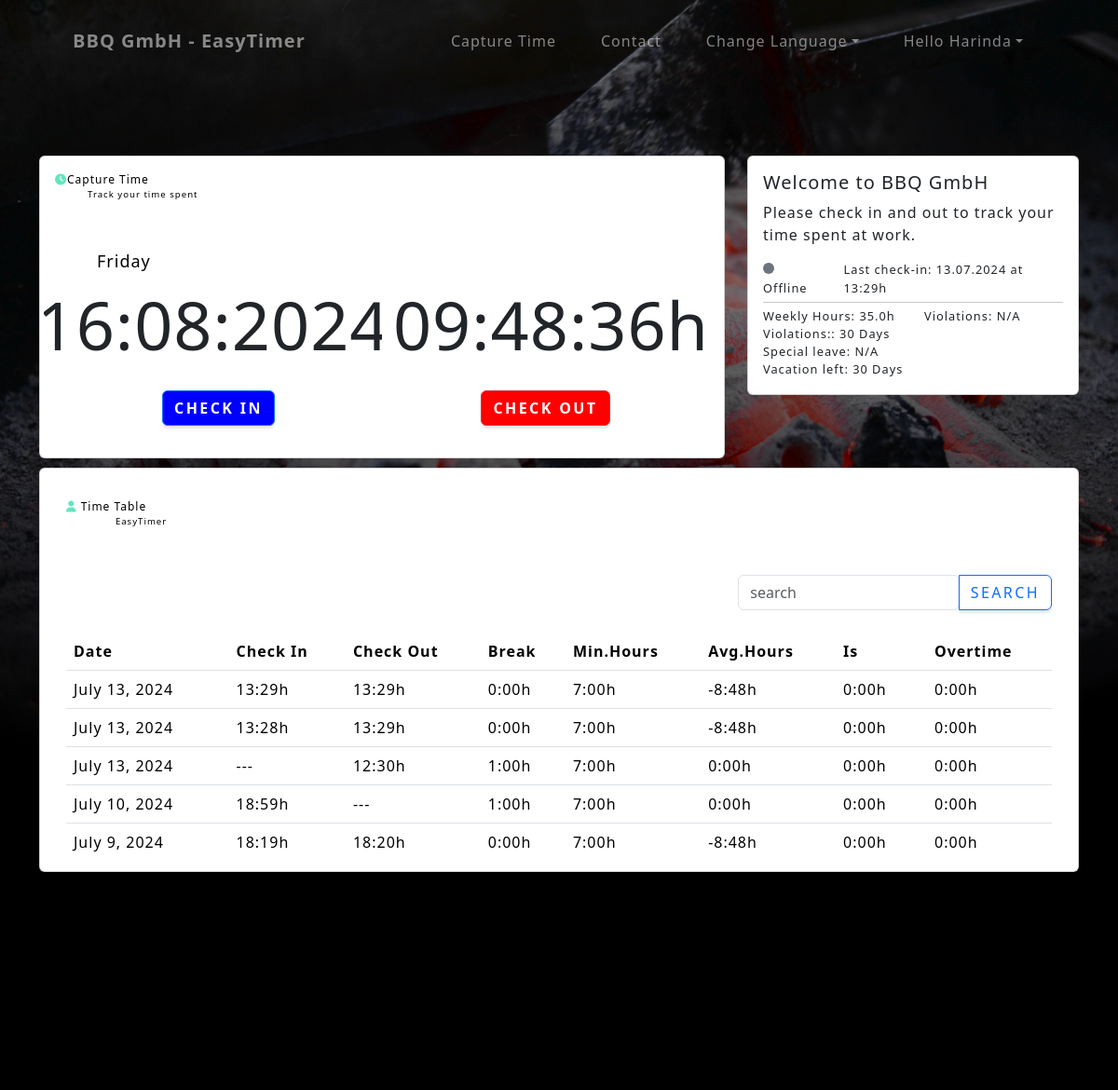
The page /home/ (signed in, upper part) on the database as committed earlier.
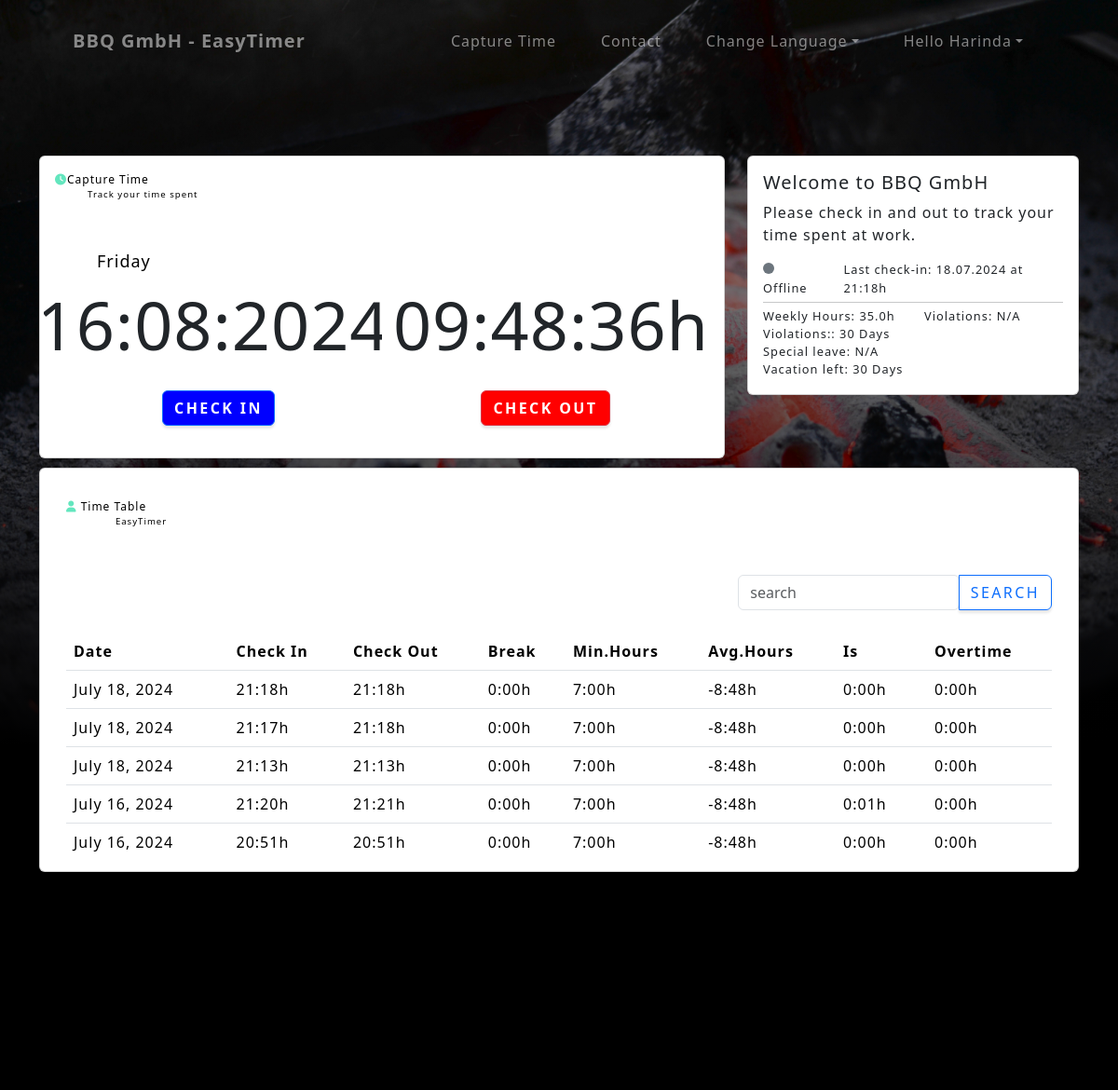
The same page on the database as committed later.
### bbq_gmbh_app/models.py (models this page shows, shortened)
class Arbeitsstunden(models.Model):
    PAUSE_CHOICES = [
    (timedelta(hours=1), '1:00'),
    (timedelta(minutes=45), '0:45'),
    (timedelta(minutes=30), '0:30'),
    (timedelta(minutes=15), '0:15'),
    (timedelta(minutes=0), '0:00'),
    ]
    mitarbeiter = models.ForeignKey(Mitarbeiter, on_delete=models.CASCADE)
    datum = models.DateField(blank=True, null=True)
    beginn = models.TimeField(blank=True, null=True)
    ende = models.TimeField(blank=True, null=True)
    status = models.BooleanField(default=False)
    pause = models.DurationField(choices=PAUSE_CHOICES, default=timedelta(hours=1))
    arbeitszeitTag = models.DurationField(default=timedelta())
    minArbeitszeitTag = models.DurationField(default=timedelta())
    maxArbeitszeitTag = models.DurationField(default=timedelta(hours=10))
    averageArbeitszeit = models.DurationField(default=timedelta())
    gleitzeitTag = models.DurationField(default=timedelta())
    ueberstunden = models.DurationField(default=timedelta())
    arbeitszeitGes = models.DurationField(default=timedelta())

### bbq_gmbh_app/views.py (the view)
# urls.py: path('home/', views.home, name='home'),
@login_required(login_url='signin')
def home(request):
    arbeitsstunden = Arbeitsstunden.objects.filter(mitarbeiter=request.user)
    weekHours = request.user.wochenarbeitszeit.total_seconds() / 3600
    urlaub = Urlaub.objects.filter(mitarbeiter=request.user)
    return render(request, 'bbq_gmbh_app/home.html', {'arbeitsstunden': arbeitsstunden,
                                                        'weekHours': weekHours,
                                                        'urlaub': urlaub,
                                                        })

### bbq_gmbh_app/templatetags/durationFilters.py (called while the page is built)
@register.filter
def duration(value):
    if value is None:
        return None
    total_seconds = int(value.total_seconds())
    hours, remainder = divmod(total_seconds, 3600)
    minutes, _ = divmod(remainder, 60)
    return '{}:{:02}'.format(hours, minutes)

### bbq_gmbh_app/templates/bbq_gmbh_app/home.html (shortened to what the changed rows need)
{% extends 'base.html' %}
{% load static %}
{% load i18n %}
{% load tz %}
{% block content %}
<header class="masthead">
    <div class="container">
        <div class="content_top " id="capture_time">
            <div class="row">
                <div class="col-md-4">
                    <div class="card">
                        <div class="card-body" id="infobox">
                            {% include 'bbq_gmbh_app/_infoBox.html' %}
                        </div>
                    </div>
                </div>
            </div>
        </div>
        <div class="row">
            <div class="col-md-12">
                <div class="card" id="myElement">
                    <div class="card-body">
                        <div class="container mt-3">
                            <br>
                            <div class="table-responsive" style="max-height: 30vh; overflow: auto;">
                            <table class="table table-hover">
                                <thead>
                                <tr>
                                    <th style="position: sticky; top: 0; background: white;">{% trans 'homeID_9' %}</th>
                                    <th style="position: sticky; top: 0; background: white;">{% trans 'homeID_10' %}</th>
                                    <th style="position: sticky; top: 0; background: white;">{% trans 'homeID_11' %}</th>
                                    <th style="position: sticky; top: 0; background: white;">{% trans 'homeID_12' %}</th>
                                    <th style="position: sticky; top: 0; background: white;">{% trans 'homeID_16' %}</th>
                                    <th style="position: sticky; top: 0; background: white;">{% trans 'homeID_17' %}</th>
                                    <th style="position: sticky; top: 0; background: white;">{% trans 'homeID_18' %}</th>
                                    <th style="position: sticky; top: 0; background: white;">{% trans 'homeID_14' %}</th>
                                </tr>
                                </thead>
                                <tbody id="table_body">
                                    {% include "bbq_gmbh_app/_timeTable.html" %}
                                </tbody>
                            </table>
                            </div>
                        </div>
                    </div>
                </div>
            </div>
        </div>
    </div>
</header>
{% endblock content %}

### bbq_gmbh_app/templates/bbq_gmbh_app/_infoBox.html
{% load i18n %}
<h5 class="card-title">{% trans 'infoBoxID_1' %}</h5>
<p class="card-text" style="font-size: 1rem;">{% trans 'infoBoxID_2' %}</p>
<div class="row" style="font-size: 0.8rem">
    <div class="col-md-3">
        {% if arbeitsstunden.last.status %}
        <p class="card-text" ><span class="dot dot_online"></span> {% trans 'infoBoxID_3' %}</p>
        {% else %}
        <p class="card-text"><span class="dot bg-secondary"></span> {% trans 'infoBoxID_4' %}</p>
        {% endif %}
    </div>
    <div class="col">
        <p class="card-text">{% trans 'infoBoxID_5' %} {{ arbeitsstunden.last.datum|date:"d.m.Y" }} {% trans 'infoBoxID_6' %} {{ arbeitsstunden.last.beginn|time:"H:i" }}{% trans 'infoBoxID_7' %}</p>
    </div>
</div>
<hr style="margin: 5px 0;">
<div class="row" style="font-size: 0.8rem">
    <div class="col">
        <p class="card-text">{% trans 'infoBoxID_8' %} {{ weekHours }}{% trans 'infoBoxID_20' %}</p>
    </div>
    <div class="col">
        {% if violations %}
        <p class="card-text">{% trans 'infoBoxID_9' %}</p>
        {% else %}
        <p class="card-text">{% trans 'infoBoxID_10' %}</p>
        {% endif %}
    </div>
</div>
<div class="row" style="font-size: 0.8rem">
    <div class="col">
        {% if urlaub.last.vertraglicheUrlaubstage %}
        <p class="card-text">{% trans 'infoBoxID_11' %}: {{ urlaub.last.vertraglicheUrlaubstage }} {% trans 'infoBoxID_12' %}</p>
        {% else %}
        <p class="card-text">{% trans 'infoBoxID_13' %}</p>
        {% endif %}
    </div>
</div>
<div class="row" style="font-size: 0.8rem">
    <div class="col">
        {% if urlaub.last.sonderurlaub %}
        <p class="card-text">{% trans 'infoBoxID_14' %}: {{ urlaub.last.sonderurlaub }} {% trans 'infoBoxID_15' %}</p>
        {% else %}
        <p class="card-text">{% trans 'infoBoxID_16' %}</p>
        {% endif %}
    </div>
</div>
<div class="row" style="font-size: 0.8rem">
    <div class="col">
        {% if urlaub.last.resturlaub %}
        <p class="card-text">{% trans 'infoBoxID_17' %}: {{ urlaub.last.resturlaub }} {% trans 'infoBoxID_18' %}</p>
        {% else %}
        <p class="card-text">{% trans 'infoBoxID_19' %}</p>
        {% endif %}
    </div>
</div>

### bbq_gmbh_app/templates/bbq_gmbh_app/_timeTable.html
{% load durationFilters %}
{% load i18n %}
{% if request.user.is_authenticated %}
    {% for user in arbeitsstunden|dictsortreversed:"id" %}
    <tr>
        <td>{{ user.datum }}</td>
        {% if user.beginn %}
            <td>{{ user.beginn|time:"H:i" }}h</td>
        {% else %}
            <td>---</td>
        {% endif %}
        {% if user.ende %}
            <td>{{ user.ende|time:"H:i" }}h</td>
        {% else %}
            <td>---</td>
        {% endif %}
        <td>{{ user.pause|duration }}h</td>
        <td>{{ user.minArbeitszeitTag|duration }}h</td>
        <td>{{ user.averageArbeitszeit|duration }}h</td>
        <td>{{ user.arbeitszeitTag|duration }}h</td>
        <td>{{ user.gleitzeitTag|duration }}h</td>
    </tr>
    {% empty %}
    <tr>
        <td colspan="8">{% trans 'timeTableID_1' %}</td>
    </tr>
    {% endfor %}
{% else %}
    <tr>
        <td colspan="8">{% trans 'timeTableID_2' %}</td>
    </tr>
{% endif %}

Rows that differ between the two databases and show on the page:
no longer on this page (row unchanged): Arbeitsstunden: last.datum "13.07.2024", last.beginn "13:29", datum "July 13, 2024", beginn "13:29", ende "13:29", pause|duration "0:00", minArbeitszeitTag|duration "7:00", averageArbeitszeit|duration "-8:48", arbeitszeitTag|duration "0:00", gleitzeitTag|duration "0:00"
no longer on this page (row unchanged): Arbeitsstunden: datum "July 13, 2024", beginn "13:28", ende "13:29", pause|duration "0:00", minArbeitszeitTag|duration "7:00", averageArbeitszeit|duration "-8:48", arbeitszeitTag|duration "0:00", gleitzeitTag|duration "0:00"
no longer on this page (row unchanged): Arbeitsstunden: datum "July 13, 2024", ende "12:30", pause|duration "1:00", minArbeitszeitTag|duration "7:00", averageArbeitszeit|duration "0:00", arbeitszeitTag|duration "0:00", gleitzeitTag|duration "0:00"
no longer on this page (row unchanged): Arbeitsstunden: datum "July 10, 2024", beginn "18:59", pause|duration "1:00", minArbeitszeitTag|duration "7:00", averageArbeitszeit|duration "0:00", arbeitszeitTag|duration "0:00", gleitzeitTag|duration "0:00"
no longer on this page (row unchanged): Arbeitsstunden: datum "July 9, 2024", beginn "18:19", ende "18:20", pause|duration "0:00", minArbeitszeitTag|duration "7:00", averageArbeitszeit|duration "-8:48", arbeitszeitTag|duration "0:00", gleitzeitTag|duration "0:00"
added Arbeitsstunden: last.datum "18.07.2024", last.beginn "21:18", datum "July 18, 2024", beginn "21:18", ende "21:18", pause|duration "0:00", minArbeitszeitTag|duration "7:00", averageArbeitszeit|duration "-8:48", arbeitszeitTag|duration "0:00", gleitzeitTag|duration "0:00"
added Arbeitsstunden: datum "July 18, 2024", beginn "21:17", ende "21:18", pause|duration "0:00", minArbeitszeitTag|duration "7:00", averageArbeitszeit|duration "-8:48", arbeitszeitTag|duration "0:00", gleitzeitTag|duration "0:00"
added Arbeitsstunden: datum "July 18, 2024", beginn "21:13", ende "21:13", pause|duration "0:00", minArbeitszeitTag|duration "7:00", averageArbeitszeit|duration "-8:48", arbeitszeitTag|duration "0:00", gleitzeitTag|duration "0:00"
added Arbeitsstunden: datum "July 16, 2024", beginn "21:20", ende "21:21", pause|duration "0:00", minArbeitszeitTag|duration "7:00", averageArbeitszeit|duration "-8:48", arbeitszeitTag|duration "0:01", gleitzeitTag|duration "0:00"
added Arbeitsstunden: datum "July 16, 2024", beginn "20:51", ende "20:51", pause|duration "0:00", minArbeitszeitTag|duration "7:00", averageArbeitszeit|duration "-8:48", arbeitszeitTag|duration "0:00", gleitzeitTag|duration "0:00"
